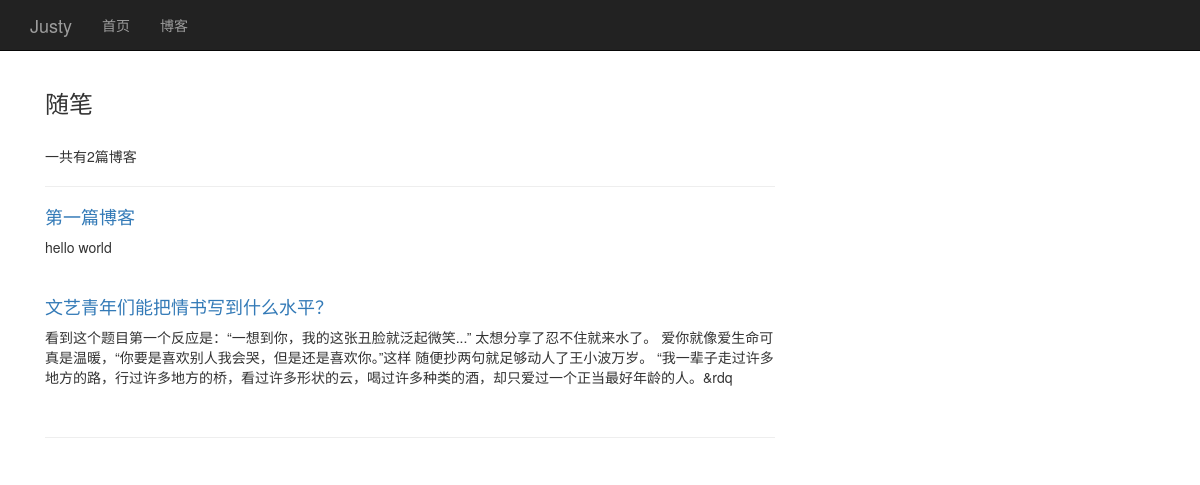
The page /blog/type/1 on the database its author committed.
### blog/models.py (models this page shows, shortened)
class Cate(models.Model):
    type_name = models.CharField(max_length = 30)

class Blog(models.Model):
    title = models.CharField(max_length = 100)
    blog_type = models.ForeignKey(Cate,on_delete = models.DO_NOTHING)
    content = RichTextUploadingField()
    author = models.ForeignKey(User,on_delete = models.DO_NOTHING)
    created_time = models.DateTimeField(auto_now_add = True)
    last_updated = models.DateTimeField(auto_now = True)
    is_delete = models.BooleanField(default = False)

### blog/views.py (the view)
# urls.py: path('type/<int:blog_type_pk>',views.blog_with_type,name='blog_with_type'),
def blog_with_type(request,blog_type_pk):
    context = {}
    btype = get_object_or_404(Cate,pk = blog_type_pk)
    context['blogs'] = Blog.objects.filter(blog_type = btype,is_delete = False)
    context['blog_type'] = btype
    return render_to_response('blog_with_type.html',context)

### blog/templates/blog_with_type.html (shortened to what this page needs)
{% extends 'base.html' %}
{% block content %}
    <div class="container blog-with-type main">
        <div class="col-sm-8">
            <h3>{{ blog_type.type_name }}</h3>
            <br>
            {% if blogs  %}
            <p>一共有{{ blogs|length }}篇博客</p>
            {% endif %}
            <hr>
            {% for blog in blogs %}
                <h4>
                    <a href="{% url 'blog_detail' blog.pk %}">{{ blog.title }}</a>
                </h4>
                <p> {{ blog.content|safe|striptags|truncatechars:200 }}</p>
                <br>
            {% empty %}
                <p> -- 暂无博客，敬请期待 -- </p>
            {% endfor %}
            <hr>
        </div>
    </div>
{%endblock%}

### static/base.css (style rules this page uses)
body { padding-top: 50px; }
div.main { padding-top: 20px; }

### rows shown on the page
Cate: type_name "随笔"
Blog: title "第一篇博客", content "hello world"
Blog: title "文艺青年们能把情书写到什么水平？", content "看到这个题目第一个反应是：“一想到你，我的这张丑脸就泛起微笑...” 太想分享了忍不住就来水了。 爱你就像爱生命可真是温暖，“你要是喜欢别人我会哭，但是还是喜欢你。”这样 随便抄两句就足够动人了王小波万岁。 “我一辈子走过许多地方的路，行过许多地方的桥，看过许多形状的云，喝过许多种类的酒，却只爱过一个正当最好年龄的人。&rdq"

### other values the page prints
{{ blogs|length }} "2"
